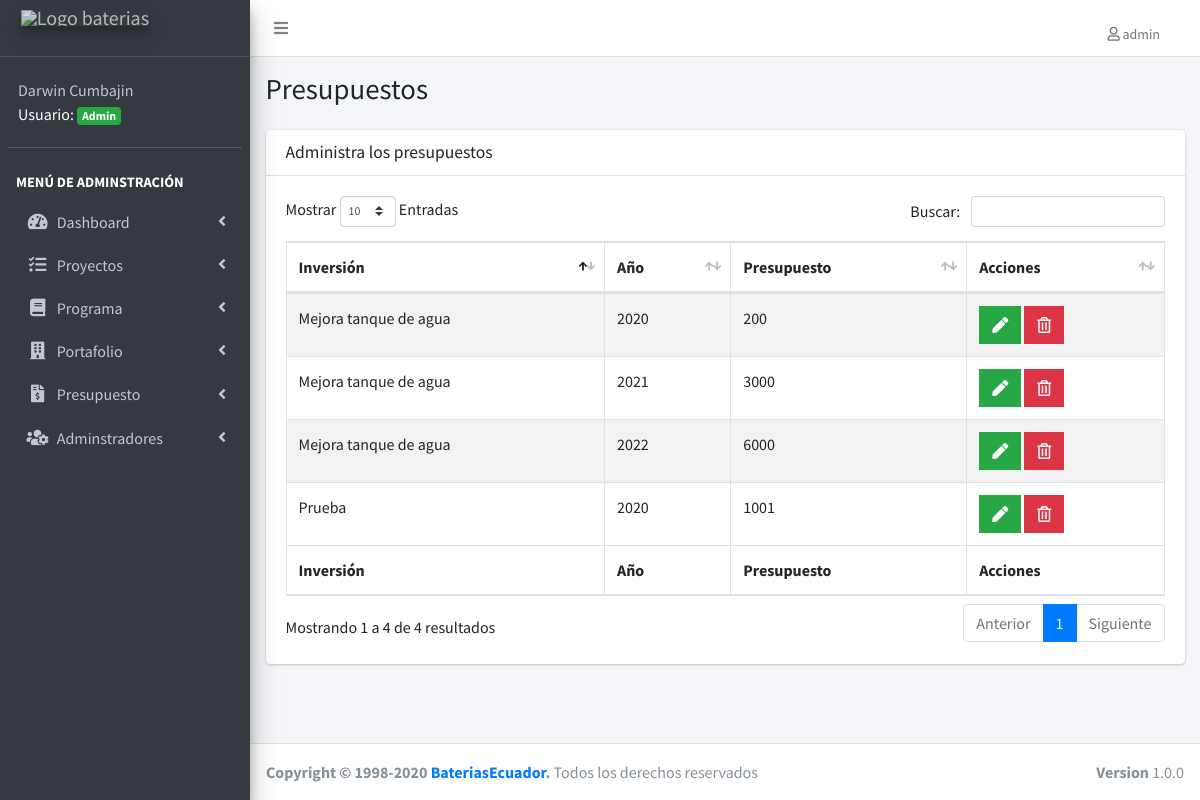
The page /lista-cuenta.php (signed in) on the database its author committed.
### tables this page shows
CREATE TABLE IF NOT EXISTS `proyectos` (
  `proyecto_id` int(11) NOT NULL AUTO_INCREMENT,
  `detalle` varchar(255) NOT NULL,
  `objetivo_estrategico` varchar(100) NOT NULL,
  `presupuesto_inicial` double NOT NULL,
  `estado_neural` varchar(50) NOT NULL,
  `estado` varchar(50) NOT NULL,
  `url_video` varchar(255) DEFAULT NULL,
  `portafolio_id` int(11) NOT NULL DEFAULT '0',
  `programa_id` int(11) NOT NULL,
  `editado` datetime DEFAULT NULL,
  PRIMARY KEY (`proyecto_id`),
  UNIQUE KEY `detalle` (`detalle`),
  KEY `FK_proyectos_portafolios` (`portafolio_id`),
  KEY `FK_proyectos_programas` (`programa_id`),
  CONSTRAINT `FK_proyectos_portafolios` FOREIGN KEY (`portafolio_id`) REFERENCES `portafolios` (`portafolio_id`),
  CONSTRAINT `FK_proyectos_programas` FOREIGN KEY (`programa_id`) REFERENCES `programas` (`programa_id`)
);

CREATE TABLE IF NOT EXISTS `registros` (
  `registros_id` int(11) NOT NULL AUTO_INCREMENT,
  `presupuesto` double(22,0) NOT NULL,
  `anio` date NOT NULL,
  `editado` datetime DEFAULT NULL,
  PRIMARY KEY (`registros_id`)
);

### lista-cuenta.php (the view, shortened to what this page needs)
<?php
include_once('funciones/funciones.php');
include_once('templates/header.php');
include_once('templates/barra.php');
include_once('templates/navegacion.php');
?>
<div class="content-wrapper">
  <section class="content-header">
    <div class="container-fluid">
      <div class="row mb-2">
        <div class="col-sm-6">
          <h1>Presupuestos</h1>
        </div>
      </div>
    </div>
  </section>
  <section class="content">
    <div class="container-fluid">
      <div class="row">
        <div class="col-12">
          <div class="card">
            <div class="card-header">
              <h3 class="card-title">Administra los presupuestos </h3>
            </div>
            <div class="card-body">
              <table id="registros" class="table table-bordered table-striped">
                <thead>
                  <tr>
                    <th>Inversión</th>
                    <th>Año</th>
                    <th>Presupuesto</th>
                    <th>Acciones</th>
                  </tr>
                </thead>
                <tbody>
                  <?php
                  try {
                    $sql = " SELECT proyectos.proyecto_id, registros.registros_id, proyectos.detalle, presupuesto, anio  FROM cuentas ";
                    $sql .= " INNER JOIN registros ON registros.registros_id = cuentas.registros_id ";
                    $sql .= " INNER JOIN proyectos ON proyectos.proyecto_id = cuentas.proyecto_id ";
                    $sql .= " WHERE cuentas.proyecto_id = proyectos.proyecto_id ";
                    $resultado = $conn->query($sql);
                  } catch (Exception $e) {
                    $error = $e->getMessage();
                    echo $error;
                  }
                  while ($cuenta = $resultado->fetch_assoc()) {
                  ?>
                    <tr>
                      <td>
                        <?php echo $cuenta['detalle']; ?></td>
                      <td>
                        <?php
                        $fechaComoEntero = strtotime($cuenta['anio']);
                        $anio = date("Y", $fechaComoEntero);
                        echo $anio;
                        ?>
                      </td>
                      <td><?php echo $cuenta['presupuesto']; ?></td>
                      <td>
                        <?php if ($_SESSION['nivel'] == 1) : ?>
                          <a href="editar-cuenta.php?id=<?php echo $cuenta['registros_id'] ; ?>" class="btn bg-success btn-flat margin">
                            <i class="fas fa-pen"></i>
                          </a>
                          <a href="#" data-id="<?php echo $cuenta['registros_id']; ?>" data-tipo="cuenta" class="btn bg-danger btn-flat margin borrar_registro">
                            <i class="far fa-trash-alt"></i>
                          </a>
                        <?php endif; ?>
                      </td>
                    </tr>
                  <?php } ?>
                </tbody>
                <tfoot>
                  <tr>
                    <th>Inversión</th>
                    <th>Año</th>
                    <th>Presupuesto</th>
                    <th>Acciones</th>
                  </tr>
                </tfoot>
              </table>
            </div>
          </div>
        </div>
      </div>
    </div>
  </section>
</div>
<?php
include_once('templates/footer.php');
?>

### rows shown on the page
proyectos: detalle "Mejora tanque de agua", registros.anio "2020", registros.presupuesto "200", registros.anio "2021", registros.presupuesto "3000", registros.anio "2022", registros.presupuesto "6000"
proyectos: detalle "Prueba", registros.anio "2020", registros.presupuesto "1001"

### other values the page prints
$_SESSION['usuario'] "admin"
$_SESSION['nombre'] "Darwin Cumbajin"
